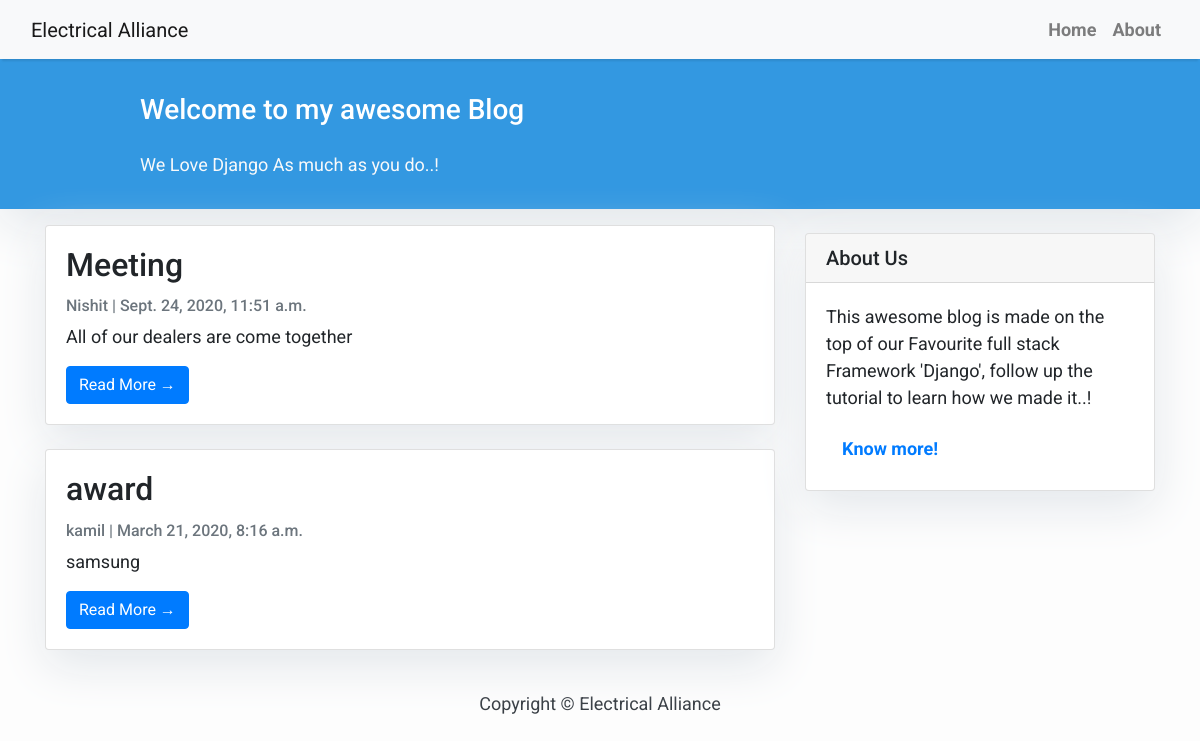
Screenshot of /blog/ with the database file from the repository.
### electrical/models.py (models this page shows, shortened)
class Post(models.Model):
    title = models.CharField(max_length=200, unique=True)
    slug = models.SlugField(max_length=200, unique=True)
    author = models.ForeignKey(User, on_delete= models.CASCADE,related_name='blog_posts')
    updated_on = models.DateTimeField(auto_now= True)
    content = models.TextField()
    created_on = models.DateTimeField(auto_now_add=True)
    status = models.IntegerField(choices=STATUS, default=0)
    class Meta:
        ordering = ['-created_on']

class User(AbstractUser):
    is_distributors = models.BooleanField(default=False)
    is_dealers = models.BooleanField(default=False)

### blog/views.py (the view)
# urls.py: path('', views.PostList.as_view(), name='home'),
class PostList(generic.ListView):
    queryset = Post.objects.filter(status=1).order_by('-created_on')
    template_name = 'poster.html'

### electrical/templates/poster.html (shortened to what this page needs)
{% extends "base4.html" %}
{% block content %}
<header class="masthead">
    <div class="container">
        <div class="row">
            <div class=" col-md-8 col-md-10 mx-auto">
                <div class="site-heading">
                    <h3 class=" site-heading my-4 mt-3 text-white"> Welcome to my awesome Blog </h3>
                    <p class="text-light">We Love Django As much as you do..! &nbsp
                    </p>
                </div>
            </div>
        </div>
    </div>
</header>
<div class="container">
    <div class="row">
        <div class="col-md-8 mt-3 left">
            {% for post in post_list %}
            <div class="card mb-4">
                <div class="card-body">
                    <h2 class="card-title">{{ post.title }}</h2>
                    <p class="card-text text-muted h6">{{ post.author }} | {{ post.created_on}} </p>
                    <p class="card-text">{{post.content|slice:":200" }}</p>
                    <a href="{% url 'post_detail' post.slug  %}" class="btn btn-primary">Read More &rarr;</a>
                </div>
            </div>
            {% endfor %}
        </div>
        {% block sidebar %} {% include 'sidebar.html' %} {% endblock sidebar %}
    </div>
</div>
{%endblock%}

### electrical/templates/base4.html (style rules this page uses)
body { font-family: "Roboto", sans-serif; font-size: 17px; background-color: #fdfdfd; }
.masthead { background: #3398E1; height: auto; padding-bottom: 15px; box-shadow: 0 16px 48px #E3E7EB; padding-top: 10px; }

### electrical/templates/poster.html (style rules this page uses)
body { font-family: "Roboto", sans-serif; font-size: 18px; background-color: #fdfdfd; }
.card { box-shadow: 0 16px 48px #E3E7EB; }

### electrical/templates/sidebar.html (style rules this page uses)
.card { box-shadow: 0 16px 48px #E3E7EB; }

### rows the page displays
Post: title "Meeting", author "Nishit", created_on "Sept. 24, 2020, 11:51 a.m.", content "All of our dealers are come together"
Post: title "award", author "kamil", created_on "March 21, 2020, 8:16 a.m.", content "samsung"
